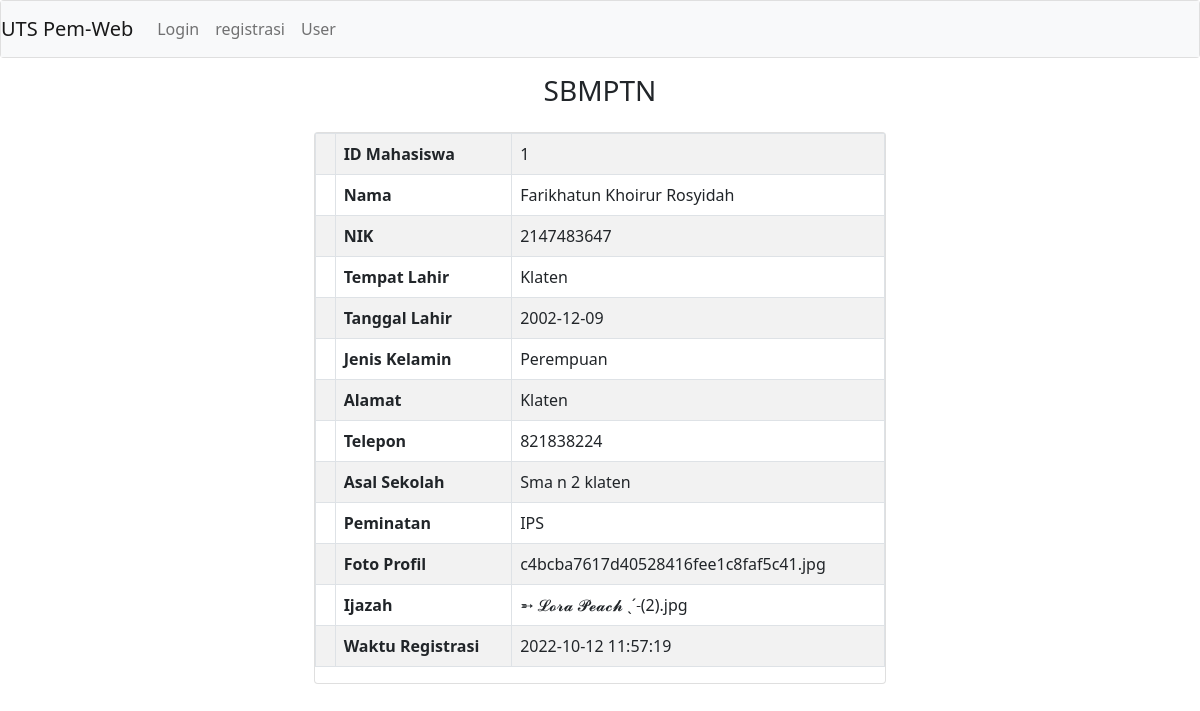
The page /akun.php on the database its author committed.
### tables this page shows
CREATE TABLE `registrasi` (
  `id_register` int(11) NOT NULL,
  `nama` varchar(255) NOT NULL,
  `nik` int(255) NOT NULL,
  `tempat_lahir` varchar(255) NOT NULL,
  `tanggal_lahir` date NOT NULL,
  `kelamin` varchar(25) NOT NULL,
  `alamat` varchar(255) NOT NULL,
  `telepon` int(11) NOT NULL,
  `sekolah_asal` varchar(255) NOT NULL,
  `peminatan` varchar(255) NOT NULL,
  `foto_profil` varchar(255) NOT NULL,
  `scan_ijazah` varchar(255) NOT NULL,
  `insert_at` datetime NOT NULL DEFAULT current_timestamp()
);

### akun.php (the view, shortened to what this page needs)
<!DOCTYPE html>
<html lang="en">
<head>
    <link href="https://cdn.jsdelivr.net/npm/bootstrap@5.0.2/dist/css/bootstrap.min.css" rel="stylesheet"
>
</head>
<body>
    <div class="card text-center">
        <?php include "header.php"; ?>
        <div class="card-body">
            <h3 class="card-title"><center>SBMPTN</center></h3>
            <div class="row">
                <div class="col-lg-6 offset-lg-3 mt-3">
                    <div class="card">
                        <table class="table table-striped table-bordered">
                            <?php
                            include 'koneksi.php';
                            $query = mysqli_query($koneksi, "SELECT * from registrasi order by id_register asc;");
                            while ($item = mysqli_fetch_array($query)) { ?>
                            <tr>
                                <td><th>ID Mahasiswa</th></td>
                                <td><?= $item['id_register']; ?></td>
                            </tr>
                            <tr>
                                <td><th>Nama</th></td>
                                <td><?= $item['nama']; ?></td>
                            </tr>
                            <tr>
                                <td><th>NIK</th></td>
                                <td><?= $item['nik']; ?></td>
                            </tr>
                            <tr>
                                <td><th>Tempat Lahir</th></td>
                                <td><?= $item['tempat_lahir']; ?></td>
                            </tr>
                            <tr>
                                <td><th>Tanggal Lahir</th></td>
                                <td><?= $item['tanggal_lahir']; ?></td>
                            </tr>
                            <tr>
                                <td><th>Jenis Kelamin</th></td>
                                <td><?= $item['kelamin']; ?></td>
                            </tr>
                            <tr>
                                <td><th>Alamat</th></td>
                                <td><?= $item['alamat']; ?></td>
                            </tr>
                            <tr>
                                <td><th>Telepon</th></td>
                                <td><?= $item['telepon']; ?></td>
                            </tr>
                            <tr>
                                <td><th>Asal Sekolah</th></td>
                                <td><?= $item['sekolah_asal']; ?></td>
                            </tr>
                            <tr>
                                <td><th>Peminatan</th></td>
                                <td><?= $item['peminatan']; ?></td>
                            </tr>
                            <tr>
                                <td><th>Foto Profil</th></td>
                                <td><?= $item['foto_profil']; ?></td>
                            </tr>
                            <tr>
                                <td><th>Ijazah</th></td>
                                <td><?= $item['scan_ijazah']; ?></td>
                            </tr>
                            <tr>
                                <td><th>Waktu Registrasi</th></td>
                                <td><?= $item['insert_at']; ?></td>
                            </tr>
                            <?php } ?>
                        </table>
                    </div>
                </div>
            </div>
            <br>
        </div>
</body>
</html>

### header.php (shortened to what this page needs)
<!DOCTYPE html>
<html lang="en">
<head>
    <link href="https://cdn.jsdelivr.net/npm/bootstrap@5.0.2/dist/css/bootstrap.min.css" rel="stylesheet"
>
</head>
<body>
        <?php
    $thisPage = "index";
    ?>
    <nav class="navbar navbar-expand-lg navbar-light bg-light" >
        <a class="navbar-brand" href="#">UTS Pem-Web</a>
        <div class="collapse navbar-collapse" id="navbarCollapse">
            <ul class="navbar-nav mr-auto">
                <li class="nav-item <?php if($thisPage == "index") echo "active"; ?>">
                    <a class="nav-link" href="index.php"><span class="sr-only">Login</span></a>
                </li>
                <li class="nav-item <?php if($thisPage == "akun") echo "active"; ?>">
                    <a class="nav-link" href="registrasi.php"><span class="sr-only">registrasi</span></a>
                </li>
                <li class="nav-item <?php if($thisPage == "user") echo "active"; ?>">
                    <a class="nav-link" href="akun.php"><span class="sr-only">User</span></a>
                </li>
                </ul>
            </div>
        </div>
</body>
</html>

### rows shown on the page
registrasi: id_register "1", nama "Farikhatun Khoirur Rosyidah", nik "2147483647", tempat_lahir "Klaten", tanggal_lahir "2002-12-09", kelamin "Perempuan", alamat "Klaten", telepon "821838224", sekolah_asal "Sma n 2 klaten", peminatan "IPS", foto_profil "c4bcba7617d40528416fee1c8faf5c41.jpg", scan_ijazah "➵ 𝓛𝓸𝓻𝓪 𝓟𝓮𝓪𝓬𝓱 ˎˊ˗(2).jpg", insert_at "2022-10-12 11:57:19"
